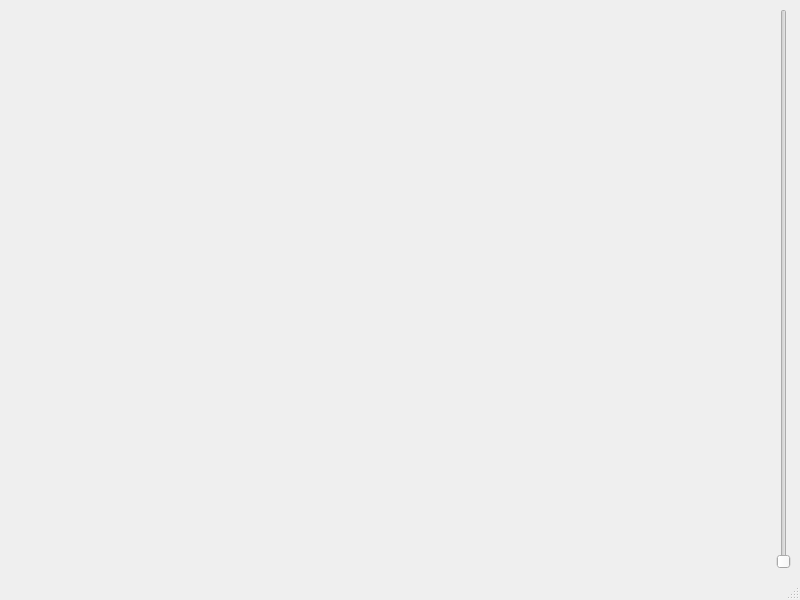
<?xml version="1.0" encoding="UTF-8"?>
<ui version="4.0">
 <class>MainWindow</class>
 <widget class="QMainWindow" name="MainWindow">
  <property name="geometry">
   <rect>
    <x>0</x>
    <y>0</y>
    <width>800</width>
    <height>600</height>
   </rect>
  </property>
  <property name="windowTitle">
   <string>MainWindow</string>
  </property>
  <widget class="QWidget" name="centralwidget">
   <layout class="QHBoxLayout" name="horizontalLayout">
    <item>
     <widget class="QLabel" name="image_label">
      <property name="text">
       <string/>
      </property>
     </widget>
    </item>
    <item>
     <widget class="QSlider" name="slider">
      <property name="orientation">
       <enum>Qt::Vertical</enum>
      </property>
     </widget>
    </item>
   </layout>
  </widget>
  <widget class="QMenuBar" name="menubar">
   <property name="geometry">
    <rect>
     <x>0</x>
     <y>0</y>
     <width>800</width>
     <height>26</height>
    </rect>
   </property>
  </widget>
  <widget class="QStatusBar" name="statusbar"/>
 </widget>
 <resources/>
 <connections/>
</ui>
